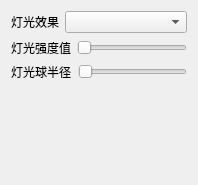
<?xml version="1.0" encoding="UTF-8"?>
<ui version="4.0">
 <class>HdrWidget</class>
 <widget class="QWidget" name="HdrWidget">
  <property name="geometry">
   <rect>
    <x>0</x>
    <y>0</y>
    <width>198</width>
    <height>185</height>
   </rect>
  </property>
  <property name="mouseTracking">
   <bool>false</bool>
  </property>
  <property name="windowTitle">
   <string/>
  </property>
  <layout class="QGridLayout" name="gridLayout">
   <item row="0" column="1">
    <layout class="QHBoxLayout" name="horizontalLayout_3">
     <item>
      <widget class="QLabel" name="label">
       <property name="sizePolicy">
        <sizepolicy hsizetype="Maximum" vsizetype="Preferred">
         <horstretch>0</horstretch>
         <verstretch>0</verstretch>
        </sizepolicy>
       </property>
       <property name="text">
        <string>灯光效果</string>
       </property>
      </widget>
     </item>
     <item>
      <widget class="QComboBox" name="comboBox_LightStyle">
       <property name="focusPolicy">
        <enum>Qt::ClickFocus</enum>
       </property>
      </widget>
     </item>
    </layout>
   </item>
   <item row="1" column="1">
    <layout class="QHBoxLayout" name="horizontalLayout">
     <item>
      <widget class="QLabel" name="Density_label_3">
       <property name="focusPolicy">
        <enum>Qt::NoFocus</enum>
       </property>
       <property name="text">
        <string>灯光强度值</string>
       </property>
      </widget>
     </item>
     <item>
      <widget class="QSlider" name="sun_light_Slider">
       <property name="focusPolicy">
        <enum>Qt::NoFocus</enum>
       </property>
       <property name="maximum">
        <number>1000</number>
       </property>
       <property name="pageStep">
        <number>1</number>
       </property>
       <property name="orientation">
        <enum>Qt::Horizontal</enum>
       </property>
      </widget>
     </item>
    </layout>
   </item>
   <item row="2" column="1">
    <layout class="QHBoxLayout" name="horizontalLayout_2">
     <item>
      <widget class="QLabel" name="Density_label_4">
       <property name="focusPolicy">
        <enum>Qt::NoFocus</enum>
       </property>
       <property name="text">
        <string>灯光球半径</string>
       </property>
      </widget>
     </item>
     <item>
      <widget class="QSlider" name="slider_Radius">
       <property name="focusPolicy">
        <enum>Qt::NoFocus</enum>
       </property>
       <property name="maximum">
        <number>255</number>
       </property>
       <property name="pageStep">
        <number>1</number>
       </property>
       <property name="orientation">
        <enum>Qt::Horizontal</enum>
       </property>
      </widget>
     </item>
    </layout>
   </item>
   <item row="3" column="1">
    <spacer name="verticalSpacer">
     <property name="orientation">
      <enum>Qt::Vertical</enum>
     </property>
     <property name="sizeHint" stdset="0">
      <size>
       <width>20</width>
       <height>40</height>
      </size>
     </property>
    </spacer>
   </item>
  </layout>
  <zorder></zorder>
  <zorder>verticalSpacer</zorder>
 </widget>
 <resources/>
 <connections/>
</ui>
